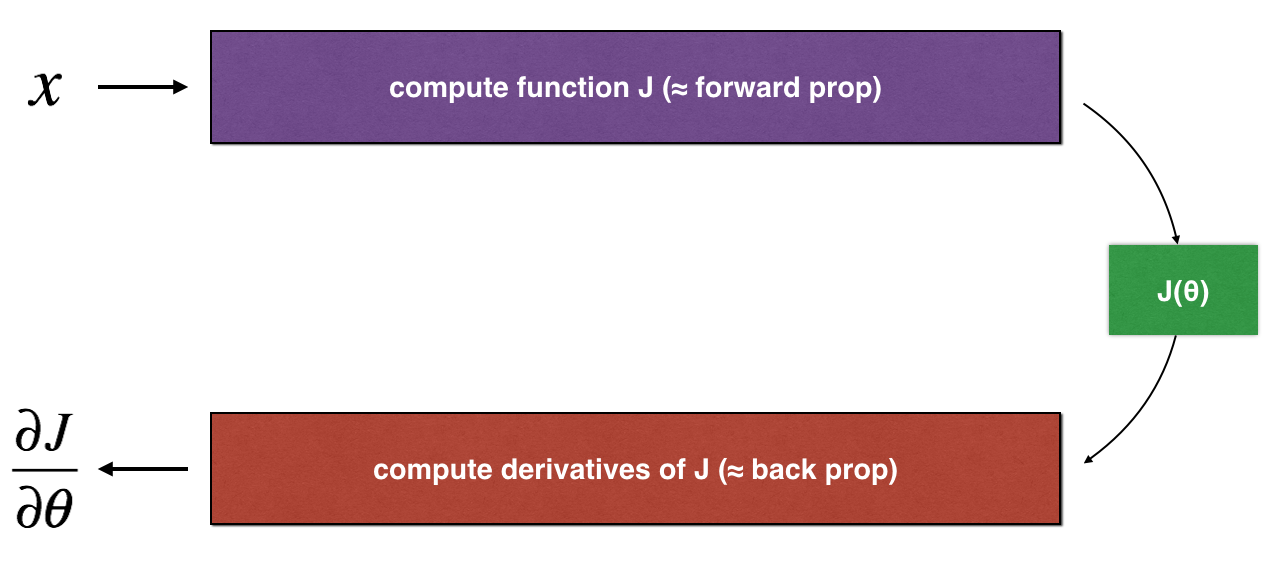
#> input picture AI/dl_specialization/images/1Dgrad_kiank.png, 1288 x 578 px, found by its file name; its folder holds only this picture in this run
$ jupyter execute --allow-errors KamilHoca_p4.ipynb   (shell and % lines are left out)
#> lines starting #> are read from the running program, lines starting #| are printed output that depends on the picture
#> `img_array=cv2.imread(os.path.join(path, img), cv2.IMREAD_GRAYSCALE)`:
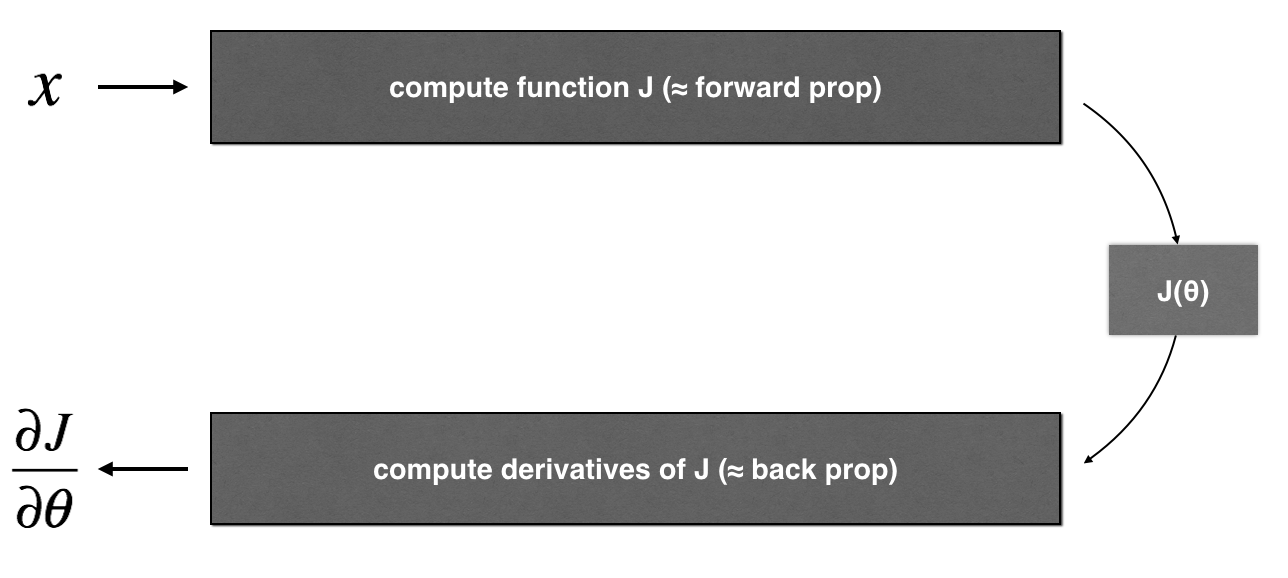
#> img_array: shape (578, 1288); min 0, max 255, mean 209.9
#> `img_array=cv2.resize(img_array, (100,100))`:
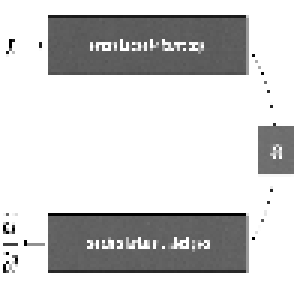
#> img_array: shape (100, 100) (shown 3 times larger); min 0, max 255, mean 209.2
# IMAGE RECOGNITION BY USE OF DIMENSIONALITY REDUCTION
## (UNSUPERVISED LEARNING)

## 1. INTRODUCTORY
- ### 1.a. Brief Information
- ### 1.b. Aim of Work

## 2. DIMENSIONALITY REDUCTION
- ### 2.a. PCA
- ### 2.b. t-SNE (2 different variations)
- ### 2.c. GRP
- ### 2.d. MDS
- ### 2.e. ISOMAP

## 3. CLUSTERING
- ### 3.a. K-Means
- ### 3.b. Hierarchial (Agglomerative)
- ### 3.c. DBSCAN
- ### 3.d. GMM (Gaussian Mixture Model)

## 4. RESULTS

#### ------------------------------------------------------------------------------------------------

## 1. INTRODUCTORY

### 1.a. Brief Information

This dataset is created as a benchmark dataset for the work on Effects of Degradations on Deep Neural Network Architectures. This dataset contains 2000 images from 8 distinct classes compiled from various sources.

The classes include airplane, car, cat, dog, flower, fruit, motorbike and person. Each contains 250 pictures. So, it is a balanced dataset.

### 1.b. Aim of Work

This unsupervised machine learning project aims to predict which object the pictures contain. While, dimensionality reduction techniques are going to be used. Then, pictures are going to be clustered as well. According to some measurements, performances are going to be compared which one is the best.

[cell 1]
# DEFINITIONS

import pandas as pd
import numpy as np
import seaborn as sns
import matplotlib.pyplot as plt
import os
import cv2

from mpl_toolkits.mplot3d import Axes3D
from sklearn.decomposition import PCA
from sklearn.preprocessing import StandardScaler
from sklearn.manifold import TSNE, MDS, Isomap
from sklearn.random_projection import GaussianRandomProjection
from sklearn import metrics

[cell 2]
# FUNCTION FOR LABELING IMAGES

def write_type(img):
    names=["airplane", "car", "cat", "dog", "flower", "fruit", "motorbike", "person"]
    for i, types in enumerate(names):
        if types in img:
            return i

[cell 3]
# PATH OF IMAGES

path="./images/"

[cell 4]
# READING, RESIZING, LABELING AND WRITING TO DATAFRAME

images_tmp=pd.DataFrame()
values=pd.DataFrame()

#> (the rest of this cell did not finish here and is left out)

$ run again, on AI/dl_specialization/images/LSTM_rnn.png
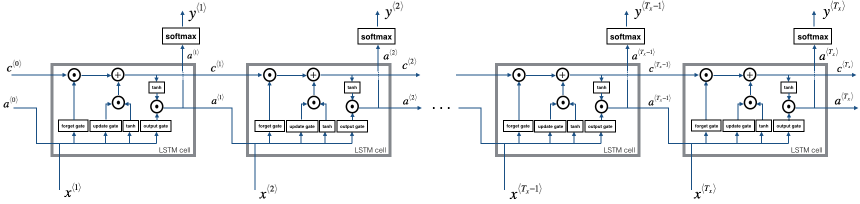
#> input picture AI/dl_specialization/images/LSTM_rnn.png, 1720 x 408 px, found by its file name (shown at 1/2 size)
#> `img_array=cv2.resize(img_array, (100,100))`:
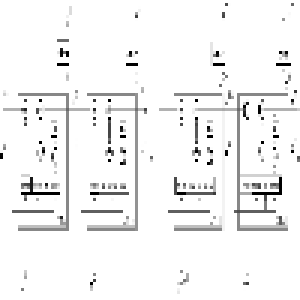
#> img_array: shape (100, 100) (shown 3 times larger); min 0, max 255, mean 243.1

$ run again, on AI/dl_specialization/images/LlayerNN_kiank.png
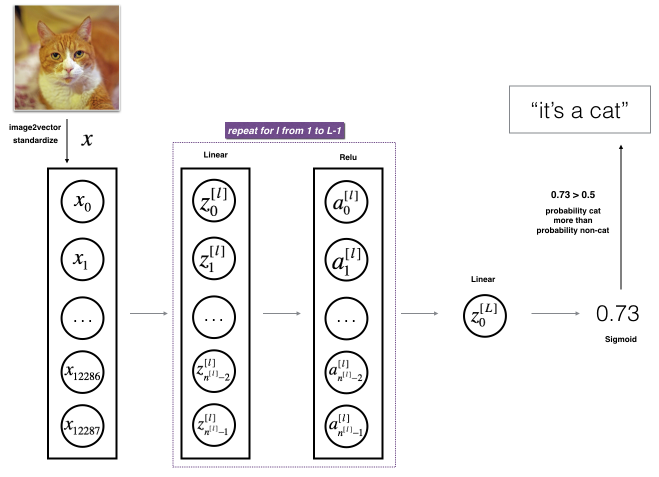
#> input picture AI/dl_specialization/images/LlayerNN_kiank.png, 1318 x 954 px, found by its file name (shown at 1/2 size)
#> `img_array=cv2.imread(os.path.join(path, img), cv2.IMREAD_GRAYSCALE)`:
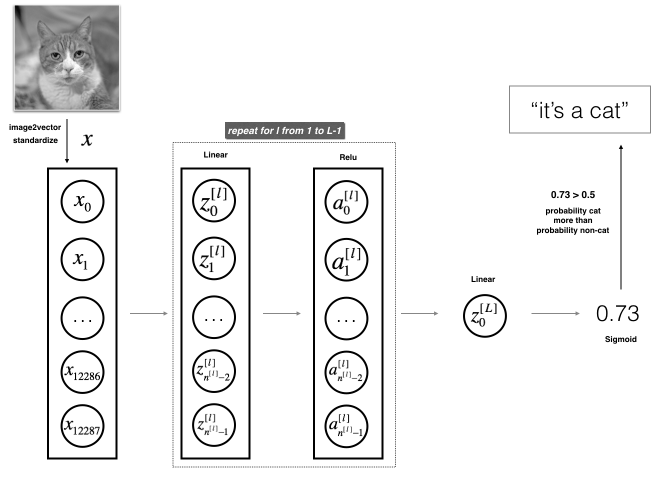
#> img_array: shape (954, 1318) (shown at 1/2 size); min 0, max 255, mean 240.1
#> `img_array=cv2.resize(img_array, (100,100))`:
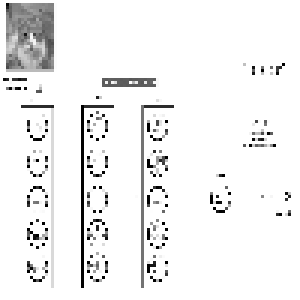
#> img_array: shape (100, 100) (shown 3 times larger); min 0, max 255, mean 240.2

$ run again, on AI/dl_specialization/images/LogReg_kiank.png
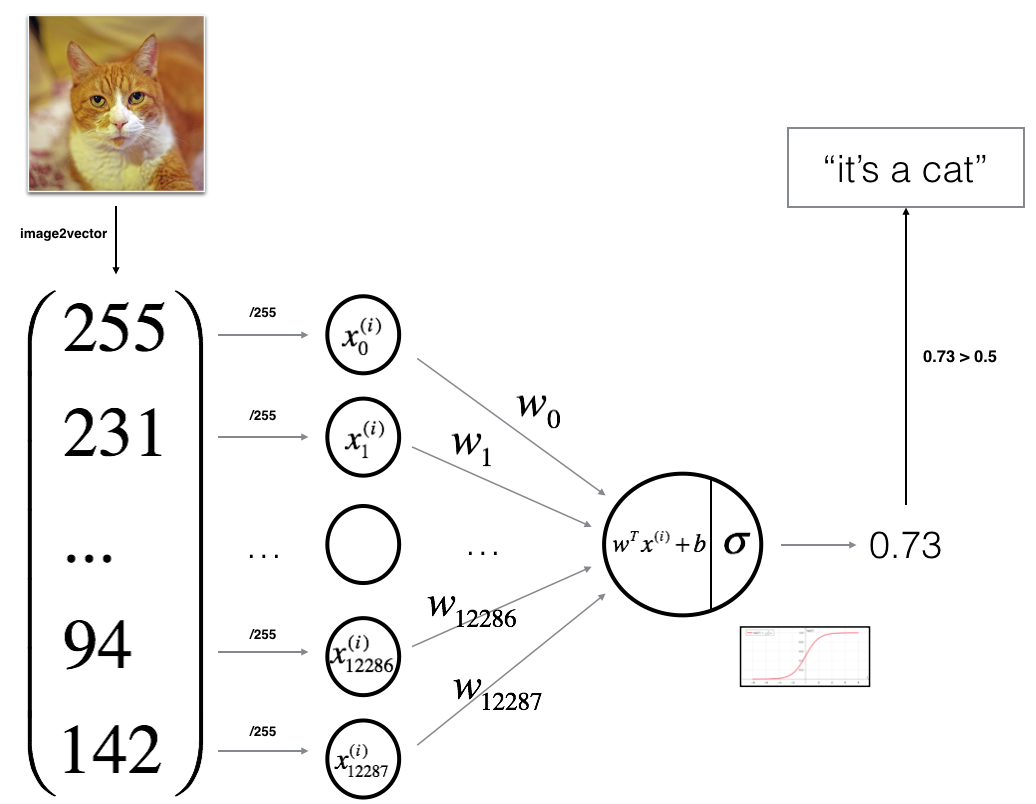
#> input picture AI/dl_specialization/images/LogReg_kiank.png, 1036 x 804 px, found by its file name
#> `img_array=cv2.imread(os.path.join(path, img), cv2.IMREAD_GRAYSCALE)`:
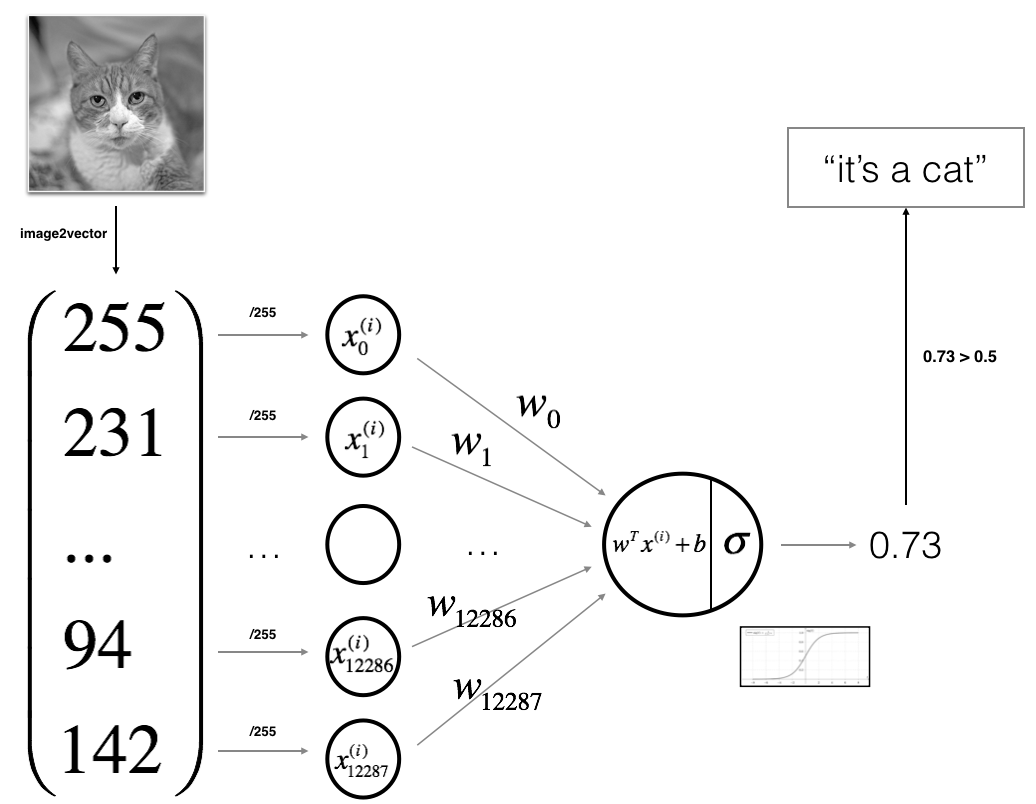
#> img_array: shape (804, 1036); min 0, max 255, mean 243
#> `img_array=cv2.resize(img_array, (100,100))`:
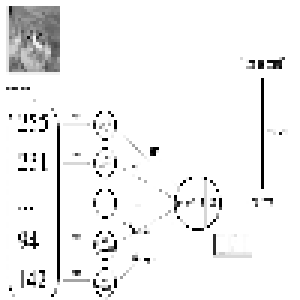
#> img_array: shape (100, 100) (shown 3 times larger); min 0, max 255, mean 241.2

$ run again, on AI/dl_specialization/images/2layerNN_kiank.png
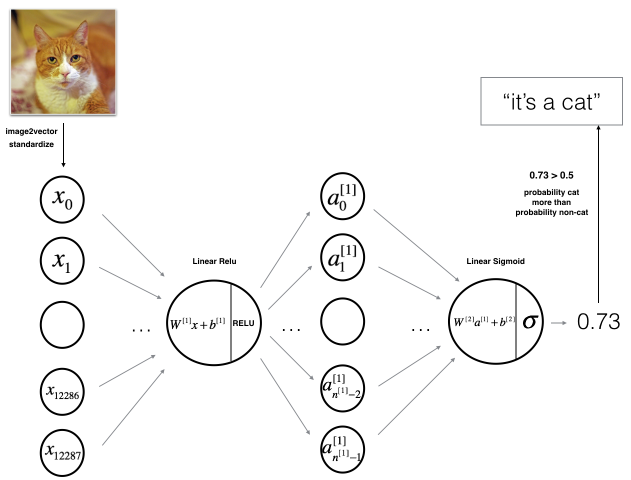
#> input picture AI/dl_specialization/images/2layerNN_kiank.png, 1262 x 960 px, found by its file name (shown at 1/2 size)
#> `img_array=cv2.imread(os.path.join(path, img), cv2.IMREAD_GRAYSCALE)`:
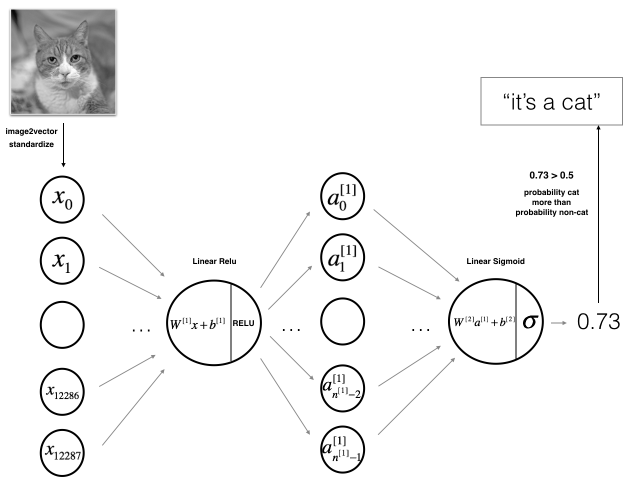
#> img_array: shape (960, 1262) (shown at 1/2 size); min 0, max 255, mean 244.3
#> `img_array=cv2.resize(img_array, (100,100))`:
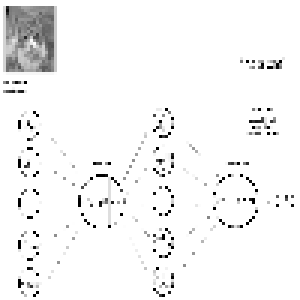
#> img_array: shape (100, 100) (shown 3 times larger); min 0, max 255, mean 244.6
